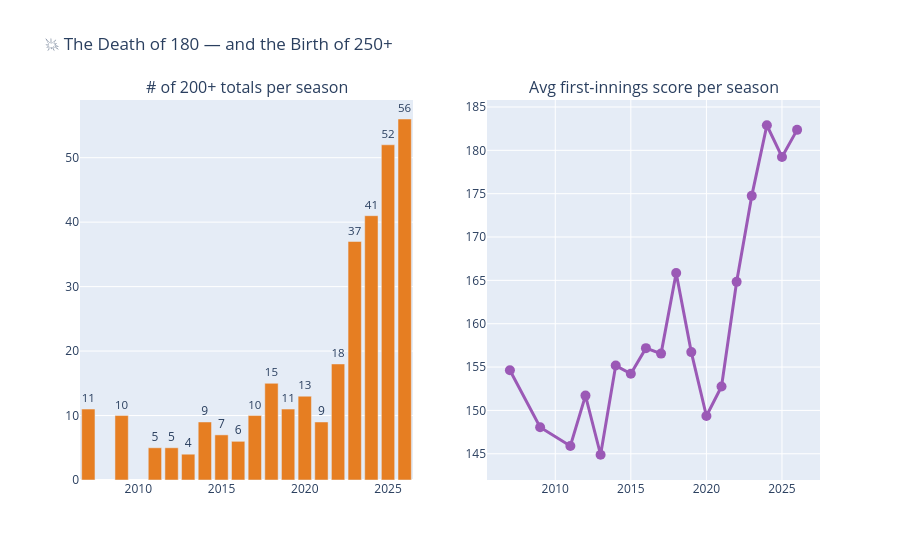

Write notebook code for a chart like this one.
### Markdown cell above
## 🎤 Fact #2 — *The 200 Club Has Exploded*

> **"200 was once considered an unbeatable score. How many 200+ totals have we seen in the LAST season compared to the FIRST season?"**

### Code cell
innings_totals = (deliveries.groupby(['match_id', 'innings', 'season_year'])['total_runs']
                  .sum().reset_index().rename(columns={'total_runs': 'inn_total'}))

by_season = (innings_totals.groupby('season_year')
             .agg(innings_count=('inn_total', 'count'),
                  count_200_plus=('inn_total', lambda x: (x >= 200).sum()),
                  max_total=('inn_total', 'max'),
                  avg_total=('inn_total', 'mean'))
             .reset_index())
by_season['pct_200_plus'] = (by_season['count_200_plus'] / by_season['innings_count'] * 100).round(1)

fig = make_subplots(rows=1, cols=2,
                    subplot_titles=('# of 200+ totals per season',
                                    'Avg first-innings score per season'))

fig.add_trace(go.Bar(x=by_season['season_year'], y=by_season['count_200_plus'],
                     text=by_season['count_200_plus'], textposition='outside',
                     marker_color='#e67e22', name='200+ totals'),
              row=1, col=1)

fig.add_trace(go.Scatter(x=by_season['season_year'], y=by_season['avg_total'],
                          mode='lines+markers', marker=dict(size=10, color='#9b59b6'),
                          line=dict(width=3), name='Avg total'),
              row=1, col=2)

fig.update_layout(height=450, showlegend=False,
                  title='💥 The Death of 180 — and the Birth of 250+')
fig.show()

first_season = by_season.iloc[0]
last_season  = by_season.iloc[-1]
print(f'\n💡 In {int(first_season["season_year"])}: just {int(first_season["count_200_plus"])} '
      f'totals of 200+. In {int(last_season["season_year"])}: {int(last_season["count_200_plus"])}.')
print(f'   Highest team total ever in this dataset: {int(by_season["max_total"].max())} runs.')

### Figure 1 — Plotly figure (JSON) as saved in the notebook; plotly's stock layout.template omitted (floating-point values rounded to 4 significant figures)
{"data": [{"marker": {"color": "#e67e22"}, "name": "200+ totals", "text": [11, 10, 5, 5, 4, 9, 7, 6, 10, 15, 11, 13, 9, 18, 37, 41, 52, 56], "textposition": "outside", "type": "bar", "x": [2007, 2009, 2011, 2012, 2013, 2014, 2015, 2016, 2017, 2018, 2019, 2020, 2021, 2022, 2023, 2024, 2025, 2026], "xaxis": "x", "y": [11, 10, 5, 5, 4, 9, 7, 6, 10, 15, 11, 13, 9, 18, 37, 41, 52, 56], "yaxis": "y"}, {"line": {"width": 3}, "marker": {"color": "#9b59b6", "size": 10}, "mode": "lines+markers", "name": "Avg total", "type": "scatter", "x": [2007, 2009, 2011, 2012, 2013, 2014, 2015, 2016, 2017, 2018, 2019, 2020, 2021, 2022, 2023, 2024, 2025, 2026], "xaxis": "x2", "y": [154.6, 148.1, 145.9, 151.7, 144.9, 155.2, 154.2, 157.2, 156.6, 165.8, 156.7, 149.4, 152.8, 164.8, 174.7, 182.9, 179.2, 182.4], "yaxis": "y2"}], "layout": {"annotations": [{"font": {"size": 16}, "showarrow": false, "text": "# of 200+ totals per season", "x": 0.225, "xanchor": "center", "xref": "paper", "y": 1, "yanchor": "bottom", "yref": "paper"}, {"font": {"size": 16}, "showarrow": false, "text": "Avg first-innings score per season", "x": 0.775, "xanchor": "center", "xref": "paper", "y": 1, "yanchor": "bottom", "yref": "paper"}], "autosize": true, "showlegend": false, "title": {"text": "💥 The Death of 180 — and the Birth of 250+"}, "xaxis": {"anchor": "y", "autorange": true, "domain": [0, 0.45], "range": [2006.0, 2026.0], "type": "linear"}, "xaxis2": {"anchor": "y2", "autorange": true, "domain": [0.55, 1], "range": [2006.0, 2027.0], "type": "linear"}, "yaxis": {"anchor": "x", "autorange": true, "domain": [0, 1], "range": [0, 58.95], "type": "linear"}, "yaxis2": {"anchor": "x2", "autorange": true, "domain": [0, 1], "range": [141.6, 186.2], "type": "linear"}}}
